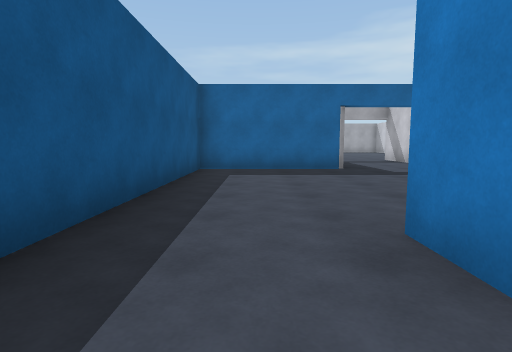
[1] (above)

15 first-person views from a walk through a Unity game level. The camera is 1.2 m above the floor, tilts 6° down and sees 80° across. The floor is counted in squares, 2 m on a side. Each view is taken from the middle of a square. On the plan, view 1 faces up. The plan holds only what a view shows up to about 9 squares ahead; the rest is blank. The player is left out.

[2]
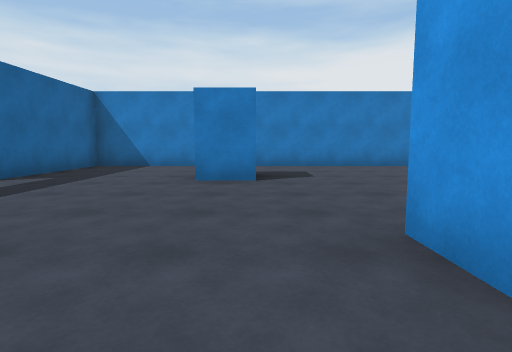

[3]
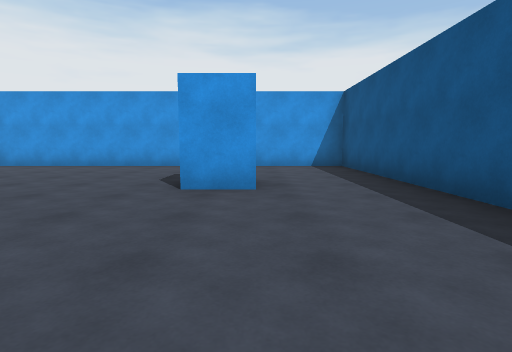

[4]
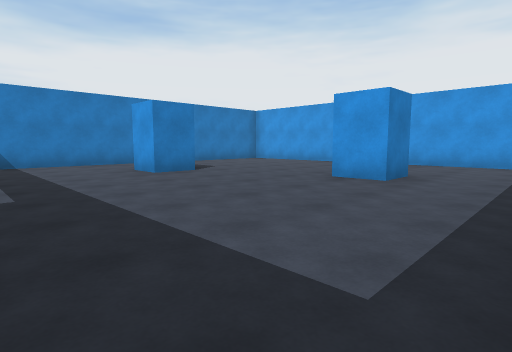

[5]
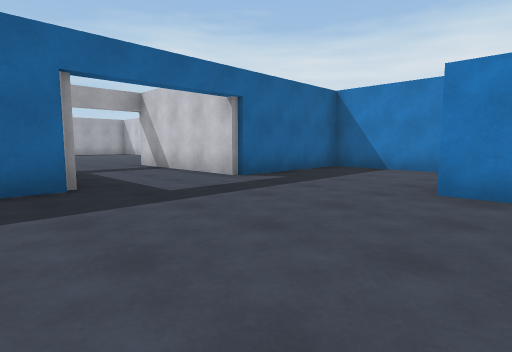

[6]
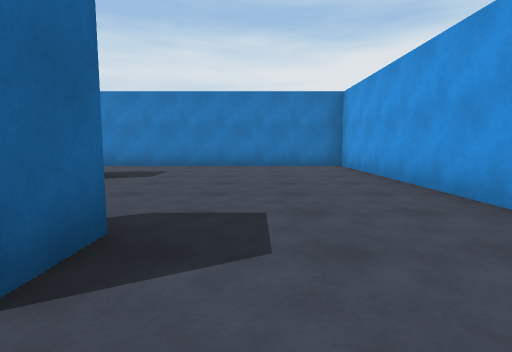

[7]
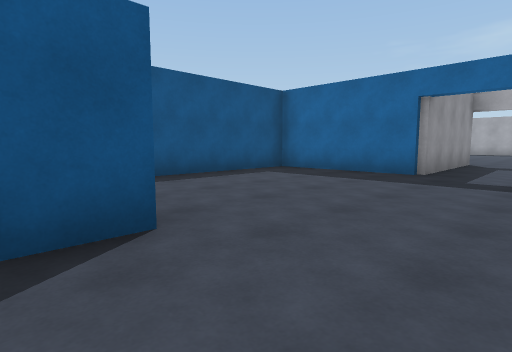

[8]
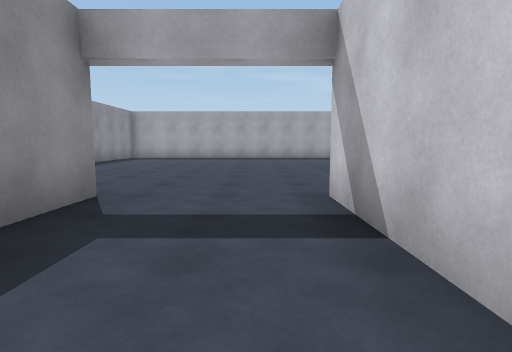

[9]
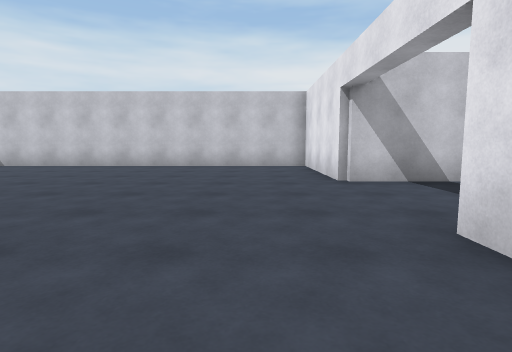

[10]
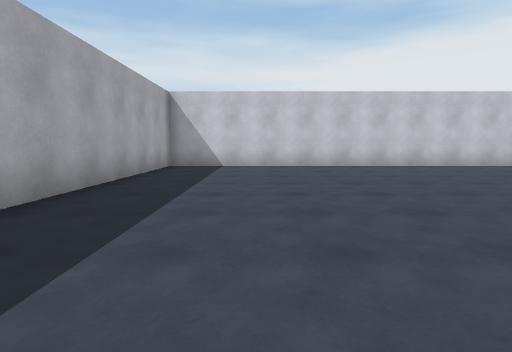

[11]
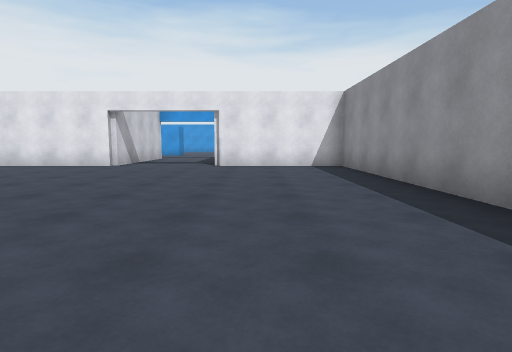

[12]
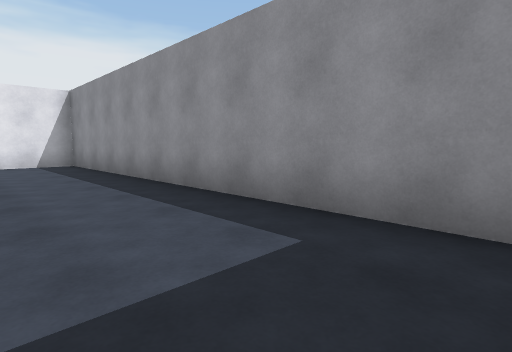

[13]
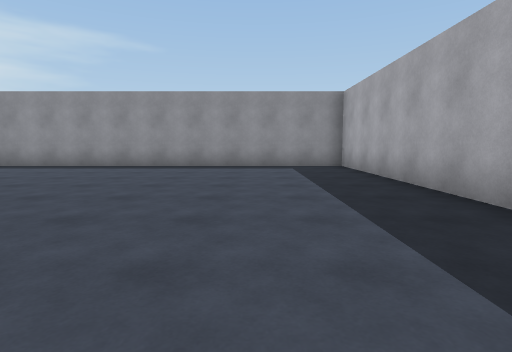

[14]
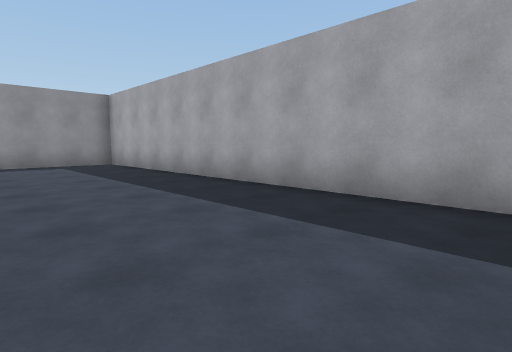

[15]
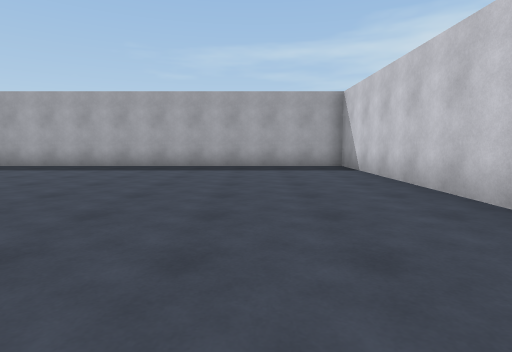

### Floor plan
Points are (right, up) in squares from view 1. A wall is a line through its corners. A room is listed if a view was taken in it or the views show most of it. See-through windows are left out.
Room 1 (views 1, 2, 3, 4, 5, 6, 7, 8)
walls: (2.2, 11.6) (2.2, 7.3) (-1.4, 7.3) (-1.4, -2.4) (8.4, -2.4) (8.4, 7.3) (4.9, 7.3) (4.9, 11.6)
ways out: opening at (3.5, 11.5) to room 2
objects: other object (1, 1) to (2, 2); other object (5, 3) to (6, 4)
Room 2 (views 9, 10, 11, 12, 13, 14, 15)
walls: (4.9, 11.6) (8.4, 11.6) (8.4, 21.4) (-1.4, 21.4) (-1.4, 11.6) (2.2, 11.6)
ways out: opening at (3.5, 11.5) to room 1

Positions as (right, up) in squares from view 1, and headings:
1: (0, 0), facing up
2: (0, 3), facing right
3: (1, 6), facing down
4: (-1, 7), facing down-right
5: (1, 3), facing up-right
6: (0, 0), facing right
7: (4, 1), facing up-left
8: (4, 8), facing up
9: (0, 13), facing right
10: (0, 19), facing right
11: (1, 20), facing down
12: (1, 21), facing down-left
13: (7, 19), facing left
14: (8, 18), facing up-left
15: (6, 13), facing up
